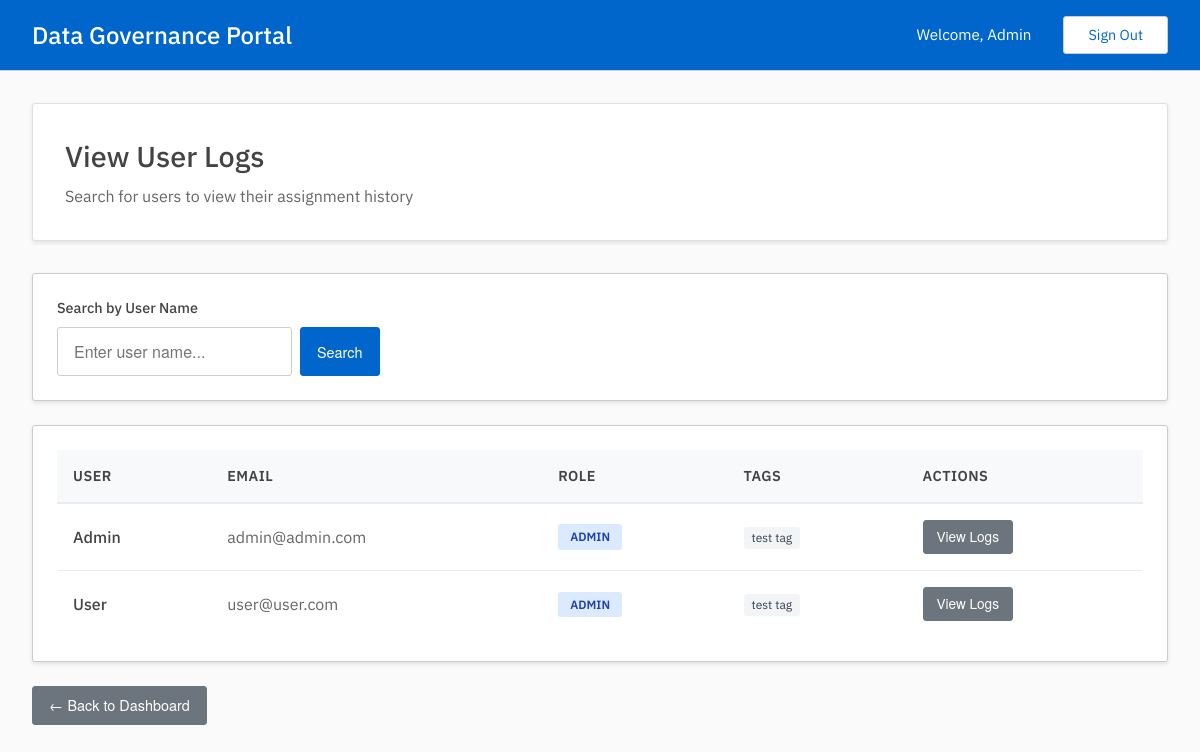
/admin/logs (signed in), run on an earlier commit of the app's database.
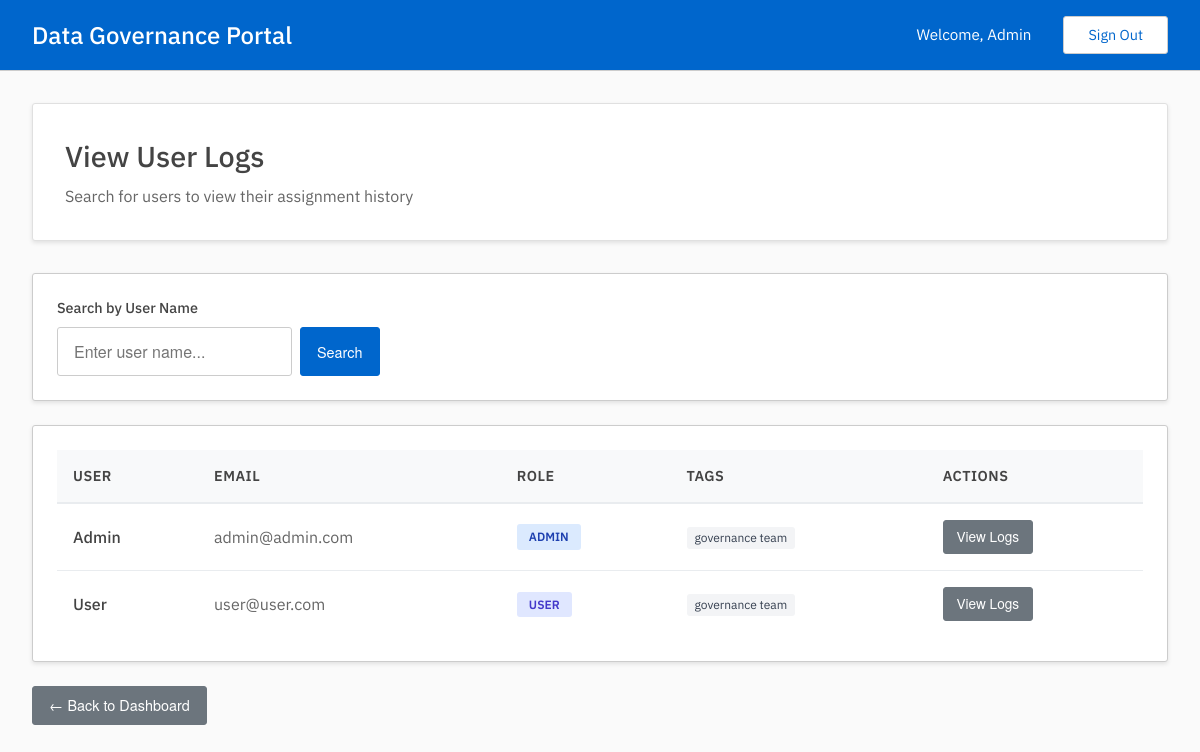
And on a later commit of the database.
### tables this page shows
CREATE TABLE users(
        uuid TEXT UNIQUE NOT NULL PRIMARY KEY,
        email TEXT UNIQUE NOT NULL,
        password_hash TEXT NOT NULL,
        name TEXT NOT NULL,
        is_admin INTEGER NOT NULL DEFAULT 0
        );

CREATE TABLE tags(
        uuid TEXT UNIQUE NOT NULL PRIMARY KEY,
        name TEXT NOT NULL UNIQUE,
        description TEXT,
        members TEXT
        );

### admin.py (the view)
@admin.route('/logs', methods=['GET'])
@admin_required
def view_logs_search():
    query = request.args.get('q', '')
    users_result = get_users_with_tags()
    users = users_result['data'] if users_result['status'] == '200' else []
    if query:
        users = [u for u in users if query.lower() in u['name'].lower()]
    return render_template('admin/view_logs_search.html',
                         users=users,
                         query=query)

### auth.py (called while the page is built)
def admin_required(f):
    @wraps(f)
    def wrap(*args, **kwargs):
        if session['user']['is_admin']:
            return f(*args, **kwargs)
        else:
            print("403: User is not an admin.")
            return redirect(url_for('user.dashboard'))
    return wrap

### db.py (called while the page is built)
def get_conn_curs():
    conn = sqlite3.connect(DATABASE)
    conn.row_factory = sqlite3.Row
    curs = conn.cursor()
    curs.execute("PRAGMA foreign_keys = ON")
    return conn, curs

def commit_close(conn, curs):
    conn.commit()
    curs.close()
    conn.close()

### templates/admin/view_logs_search.html (shortened to what this page needs)
{% extends "base.html" %}
{% block content %}
<div class="dashboard-header">
    <h2>View User Logs</h2>
    <p>Search for users to view their assignment history</p>
</div>
<div class="table-container mb-3">
    <form method="GET" action="{{ url_for('admin.view_logs_search') }}">
        <div class="form-group" style="max-width: 500px;">
            <label for="q" class="form-label">Search by User Name</label>
            <div style="display: flex; gap: 0.5rem;">
                <input type="search" id="q" name="q" class="form-input"
                       placeholder="Enter user name..." value="{{ query }}">
                <button type="submit" class="btn btn-action">Search</button>
            </div>
        </div>
    </form>
</div>
<div class="table-container">
    {% if users %}
    <table class="data-table">
        <thead>
            <tr>
                <th>User</th>
                <th>Email</th>
                <th>Role</th>
                <th>Tags</th>
                <th>Actions</th>
            </tr>
        </thead>
        <tbody>
            {% for user in users %}
            <tr>
                <td>
                    <div style="font-weight: 500;">{{ user['name'] }}</div>
                </td>
                <td style="color: #666;">{{ user['email'] }}</td>
                <td>
                    <span class="role-badge {{ 'role-admin' if user['is_admin'] else 'role-user' }}">
                        {{ 'Admin' if user['is_admin'] else 'User' }}
                    </span>
                </td>
                <td>
                    {% if user['tags'] %}
                        {% for tag in user['tags'] %}
                            <span style="display: inline-block; padding: 0.15rem 0.5rem; background: #f3f4f6; color: #374151; border-radius: 3px; font-size: 0.75rem; margin-right: 0.25rem;">
                                {{ tag['name'] }}
                            </span>
                        {% endfor %}
                    {% else %}
                        <span style="color: #aaa; font-size: 0.85rem;">No tags</span>
                    {% endif %}
                </td>
                <td>
                    <a href="{{ url_for('admin.view_user_logs', user_uuid=user['uuid']) }}"
                       class="btn btn-secondary"
                       style="padding: 0.4rem 0.8rem; font-size: 0.85rem;">
                        View Logs
                    </a>
                </td>
            </tr>
            {% endfor %}
        </tbody>
    </table>
    {% else %}
    <div class="empty-state">
        <p class="empty-state-text">No users found matching your search.</p>
    </div>
    {% endif %}
</div>
<div class="action-buttons mt-3">
    <a href="{{ url_for('admin.dashboard') }}" class="btn btn-secondary">
        ← Back to Dashboard
    </a>
</div>
{% endblock %}

### templates/base.html (shortened to what this page needs)
<!DOCTYPE html>
<html lang="en">
<head>
    <link rel="stylesheet" href="{{ url_for('static', filename='styles.css') }}">
</head>
<body>
    {% if session.get('user') %}
    <header class="header">
        <div class="header-content">
            <div class="header-left">
                <h1>Data Governance Portal</h1>
            </div>
            <div class="header-right">
                <span class="welcome-text">Welcome, {{ session['user']['name'] }}</span>
                <a href="{{ url_for('login') }}" class="sign-out-btn">Sign Out</a>
            </div>
        </div>
    </header>
    {% endif %}
    <main class="main-content">
        {% block content %}{% endblock %}
    </main>
</body>
</html>

What changed in the data, as far as the page shows it:
removed tags: name "test tag"
added tags: name "governance team"
changed users "User": is_admin "ADMIN" → "USER"
